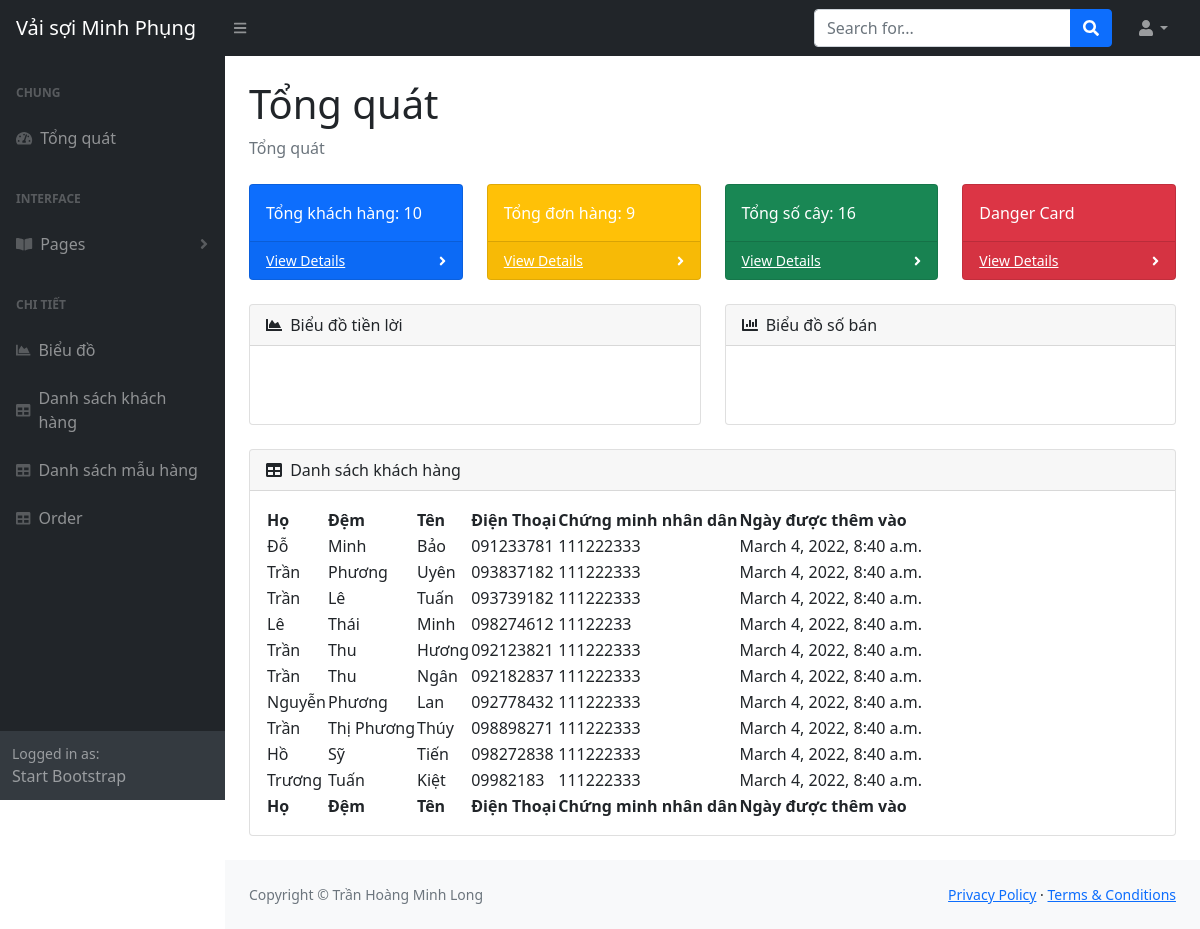
The page /home on the database its author committed.
### management/models.py (models this page shows, shortened)
class Customer(models.Model):
    customer_id = models.BigAutoField(primary_key=True)
    lastname = models.CharField(max_length=64)
    middlename = models.CharField(max_length=64, null=True)
    firstname = models.CharField(max_length=64)
    phone = models.CharField(max_length=64, null=True)
    socialnumber = models.IntegerField(null=True)
    customer_date = models.DateTimeField(auto_now_add=True, null=True)

### management/views.py (the view)
# urls.py: 2. Add a URL to urlpatterns:  path('', views.home, name='home')
def home(request):
    customers = Customer.objects.all()
    orders = Order.objects.all()
    products = Product.objects.all()
    total_customers = customers.count()
    total_orders = orders.count()
    total_products = products.count()
    context = {
        'customers' : customers,
        'orders' : orders,
        'products' : products,
        'total_customers' : total_customers,
        'total_orders' : total_orders,
        'total_products' : total_products,
    }
    return render(request, 'management/index.html', context)

### management/templates/management/index.html (shortened to what this page needs)
{% load static %}
<!DOCTYPE html>
<html lang="en">
    <head>
        <link href="https://cdn.jsdelivr.net/npm/bootstrap@5.1.3/dist/css/bootstrap.min.css" rel="stylesheet">
        <link href="https://cdn.jsdelivr.net/npm/simple-datatables@latest/dist/style.css" rel="stylesheet" />
        <link href="{% static '/css/styles.css' %}" rel="stylesheet" />
    </head>
    <body class="sb-nav-fixed">
        {% include 'management/navbar.html' %}
        <div id="layoutSidenav">
            {% include 'management/sidenavbar.html' %}
        <div id="layoutSidenav_content">
            <main>
                <div class="container-fluid px-4">
                    <h1 class="mt-4">Tổng quát</h1>
                    <ol class="breadcrumb mb-4">
                        <li class="breadcrumb-item active">Tổng quát</li>
                    </ol>
                    <div class="row">
                        <div class="col-xl-3 col-md-6">
                            <div class="card bg-primary text-white mb-4">
                                <div class="card-body">Tổng khách hàng: {{total_customers}}</div>
                                <div class="card-footer d-flex align-items-center justify-content-between">
                                    <a class="small text-white stretched-link" href="#">View Details</a>
                                    <div class="small text-white"><i class="fas fa-angle-right"></i></div>
                                </div>
                            </div>
                        </div>
                        <div class="col-xl-3 col-md-6">
                            <div class="card bg-warning text-white mb-4">
                                <div class="card-body">Tổng đơn hàng: {{total_orders}}</div>
                                <div class="card-footer d-flex align-items-center justify-content-between">
                                    <a class="small text-white stretched-link" href="#">View Details</a>
                                    <div class="small text-white"><i class="fas fa-angle-right"></i></div>
                                </div>
                            </div>
                        </div>
                        <div class="col-xl-3 col-md-6">
                            <div class="card bg-success text-white mb-4">
                                <div class="card-body">Tổng số cây: {{total_products}}</div>
                                <div class="card-footer d-flex align-items-center justify-content-between">
                                    <a class="small text-white stretched-link" href="#">View Details</a>
                                    <div class="small text-white"><i class="fas fa-angle-right"></i></div>
                                </div>
                            </div>
                        </div>
                        <div class="col-xl-3 col-md-6">
                            <div class="card bg-danger text-white mb-4">
                                <div class="card-body">Danger Card</div>
                                <div class="card-footer d-flex align-items-center justify-content-between">
                                    <a class="small text-white stretched-link" href="#">View Details</a>
                                    <div class="small text-white"><i class="fas fa-angle-right"></i></div>
                                </div>
                            </div>
                        </div>
                    </div>
                    <div class="row">
                        <div class="col-xl-6">
                            <div class="card mb-4">
                                <div class="card-header">
                                    <i class="fas fa-chart-area me-1"></i>
                                    Biểu đồ tiền lời
                                </div>
                                <div class="card-body"><canvas id="myAreaChart" width="100%" height="40"></canvas></div>
                            </div>
                        </div>
                        <div class="col-xl-6">
                            <div class="card mb-4">
                                <div class="card-header">
                                    <i class="fas fa-chart-bar me-1"></i>
                                    Biểu đồ số bán
                                </div>
                                <div class="card-body"><canvas id="myBarChart" width="100%" height="40"></canvas></div>
                            </div>
                        </div>
                    </div>
                    <div class="card mb-4">
                        <div class="card-header">
                            <i class="fas fa-table me-1"></i>
                            Danh sách khách hàng
                        </div>
                        <div class="card-body">
                            <table id="datatablesSimple">
                                <thead>
                                    <tr>
                                        <th>Họ</th>
                                        <th>Đệm</th>
                                        <th>Tên</th>
                                        <th>Điện Thoại</th>
                                        <th>Chứng minh nhân dân</th>
                                        <th>Ngày được thêm vào</th>
                                    </tr>
                                </thead>
                                <tfoot>
                                    <tr>
                                        <th>Họ</th>
                                        <th>Đệm</th>
                                        <th>Tên</th>
                                        <th>Điện Thoại</th>
                                        <th>Chứng minh nhân dân</th>
                                        <th>Ngày được thêm vào</th>
                                    </tr>
                                </tfoot>
                                <tbody>
                                    {% for customer in customers %}
                                    <tr>
                                            <td>{{customer.lastname}}</td>
                                            <td>{{customer.middlename}}</td>
                                            <td>{{customer.firstname}}</td>
                                            <td>{{customer.phone}}</td>
                                            <td>{{customer.socialnumber}}</td>
                                            <td>{{customer.customer_date}}</td>
                                    </tr>
                                    {% endfor %}
                                </tbody>
                            </table>
                        </div>
                    </div>
                </div>
            </main>
            {% include 'management/footer.html' %}
        </div>
    </div>
    </body>
</html>

### rows shown on the page
Customer: lastname "Đỗ", middlename "Minh", firstname "Bảo", phone "091233781", socialnumber "111222333", customer_date "March 4, 2022, 8:40 a.m."
Customer: lastname "Trần", middlename "Phương", firstname "Uyên", phone "093837182", socialnumber "111222333", customer_date "March 4, 2022, 8:40 a.m."
Customer: lastname "Trần", middlename "Lê", firstname "Tuấn", phone "093739182", socialnumber "111222333", customer_date "March 4, 2022, 8:40 a.m."
Customer: lastname "Lê", middlename "Thái", firstname "Minh", phone "098274612", socialnumber "11122233", customer_date "March 4, 2022, 8:40 a.m."
Customer: lastname "Trần", middlename "Thu", firstname "Hương", phone "092123821", socialnumber "111222333", customer_date "March 4, 2022, 8:40 a.m."
Customer: lastname "Trần", middlename "Thu", firstname "Ngân", phone "092182837", socialnumber "111222333", customer_date "March 4, 2022, 8:40 a.m."
Customer: lastname "Nguyễn", middlename "Phương", firstname "Lan", phone "092778432", socialnumber "111222333", customer_date "March 4, 2022, 8:40 a.m."
Customer: lastname "Trần", middlename "Thị Phương", firstname "Thúy", phone "098898271", socialnumber "111222333", customer_date "March 4, 2022, 8:40 a.m."
Customer: lastname "Hồ", middlename "Sỹ", firstname "Tiến", phone "098272838", socialnumber "111222333", customer_date "March 4, 2022, 8:40 a.m."
Customer: lastname "Trương", middlename "Tuấn", firstname "Kiệt", phone "09982183", socialnumber "111222333", customer_date "March 4, 2022, 8:40 a.m."

### other values the page prints
{{ total_customers }} "10"
{{ total_orders }} "9"
{{ total_products }} "16"
